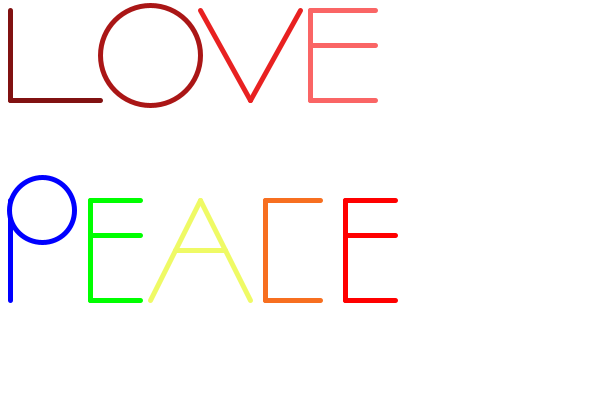
Frame 1 (no input)
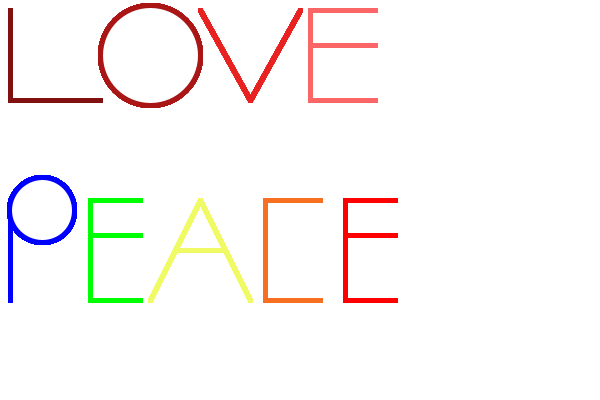
Frame 60 (the mouse pressed at the canvas centre just before this capture)
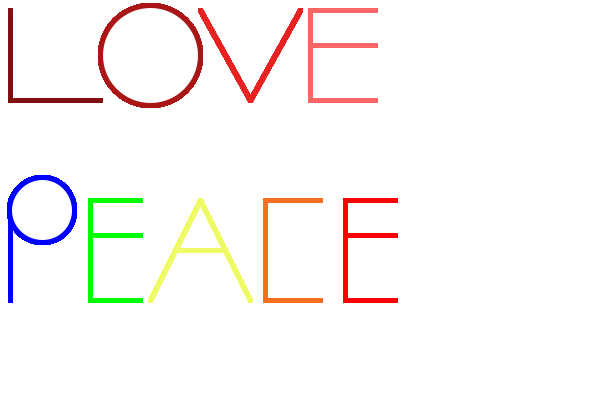
Frame 120 (the mouse held since frame 60 and released just before this capture)

The Processing sketch that drew these frames (run headless with seeded random() and noise(); from frame 60 on, the mouse is pressed at the canvas centre):

// Processing sketch: processing_148687
// ── processing_148687.pde

void setup()
{
  background(255);
  size(600,400);
  strokeWeight(5);
}

void draw()
{
// make each letter a different color

// draw the letter "L" in red
stroke(#811111);
line(10,10,10,100); 
line(10,100,100,100); 

// draw the letter "O"
// using the ellipse command
stroke(#AA1616);
ellipse(150, 55,100,100);

// draw the letter "V" and the letter "E"
// using the line command
stroke(#E82121);
line(250, 100, 200, 10);
line(250, 100, 300, 10);

stroke(#FA6565);
line(310, 10, 310, 100);
line(310, 10, 375, 10);
line(310, 45, 375, 45);
line(310, 100, 375, 100);

// create another word using drawing commands
// for example "PEACE"

stroke(0,0,255);
line(10, 200, 10, 300);
ellipse(42, 210, 65, 65);

stroke(0,255,0);
line(90, 200, 90, 300);
line(90, 200, 140, 200);
line(90, 235, 140, 235);
line(90, 300, 140, 300);

stroke(#EFFA65);
line(150, 300, 200, 200);
line(200, 200, 250, 300);
line(175, 250, 225, 250);

stroke(#F76F20);
line(265, 200, 265, 300);
line(265, 200, 320, 200);
line(265, 300, 320, 300);

stroke(255, 0, 0);
line(345, 200, 345, 300);
line(345, 200, 395, 200);
line(345, 235, 395, 235);
line(345, 300, 395, 300);

}
